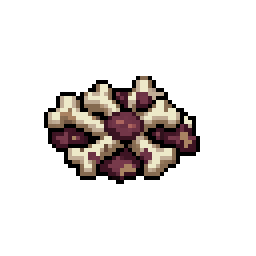
#> input picture docs/art/battle-remains-meat-v2-20261123/PL-F1/image.png, 64 x 64 px, found by its file name (shown 4 times larger)
$ python build_preview.py
#> lines starting #> are read from the running program, lines starting #| are printed output that depends on the picture
"""Package provider images only; no repainting. Native PL x4, G concept thumbnails."""
from pathlib import Path
from PIL import Image, ImageDraw, ImageFont

ROOT = Path(__file__).resolve().parent
BG = (31,33,40,255)
def label(draw, point, value, size=23, color='#d8d6ce', bold=False):
    draw.text(point, value, font=ImageFont.truetype('C:/Windows/Fonts/segoeui'+('b' if bold else '')+'.ttf',size),fill=color)

def build(provider):
#> called with provider = 'pixellab'
    sheet = Image.new('RGBA',(1400,420),BG)
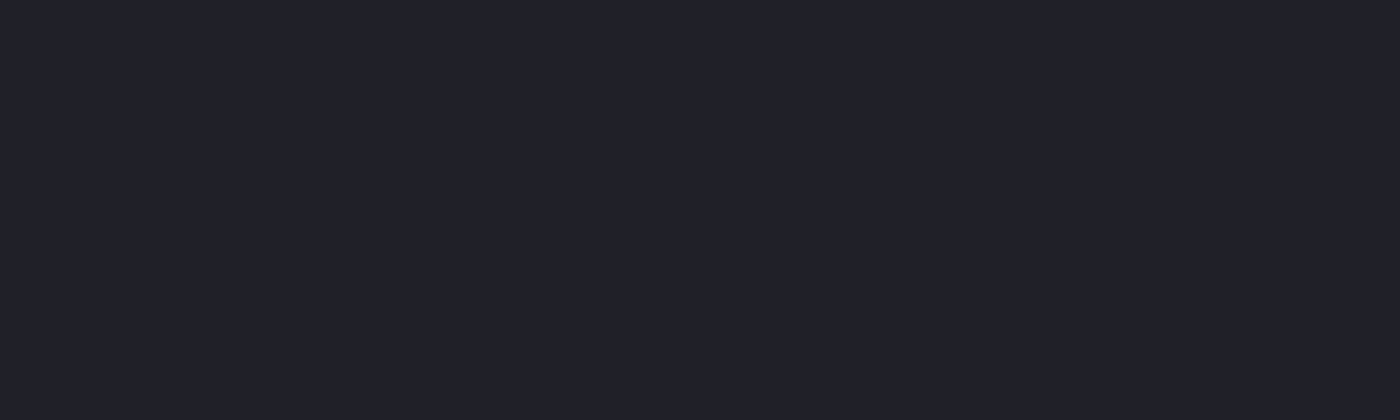
#> sheet: PIL image 1400x420 RGBA; mean R, G, B, A 31, 33, 40, 255
    draw = ImageDraw.Draw(sheet)
    is_pl = provider == 'pixellab'
    label(draw,(24,17),'PixelLab · PL9–PL13' if is_pl else 'Мои варианты · G1–G5',30,bold=True)
    label(draw,(24,64),'Разные формы костей внутри одной кучки',22,color='#b7b5ad')
    label(draw,(24,386),'64×64 · увеличение ×4 без сглаживания' if is_pl else 'Концепты imagegen · уменьшенные превью, увеличение без сглаживания',18,color='#989ba5')
    for i in range(5):
        identifier = f'PL{i+9}' if is_pl else f'G{i+1}'
        source_id = 'PL11-clean' if identifier == 'PL11' else identifier
        source = ROOT/'pixellab'/source_id/'image.png' if is_pl else ROOT/'imagegen'/(identifier+'.png')
        im = Image.open(source).convert('RGBA')
#> im is the input picture: PIL image 64x64 RGBA; mean R, G, B, A 20.1, 16.1, 14.5, 46.3
        if not is_pl:
            # Alpha threshold only finds framing bounds; original RGB/alpha are preserved.
            box = im.getchannel('A').point(lambda a:255 if a>=128 else 0).getbbox()
            tile = Image.new('RGBA',(64,64))
            crop = im.crop(box)
            crop.thumbnail((54,39),Image.Resampling.NEAREST)
            tile.alpha_composite(crop,((64-crop.width)//2,(64-crop.height)//2))
            im = tile
        assert im.size == (64,64)
        cx = 140 + 280*i
        label(draw,(cx-32,107),identifier,26,bold=True)
        sheet.alpha_composite(im.resize((256,256),Image.Resampling.NEAREST),(cx-128,133))
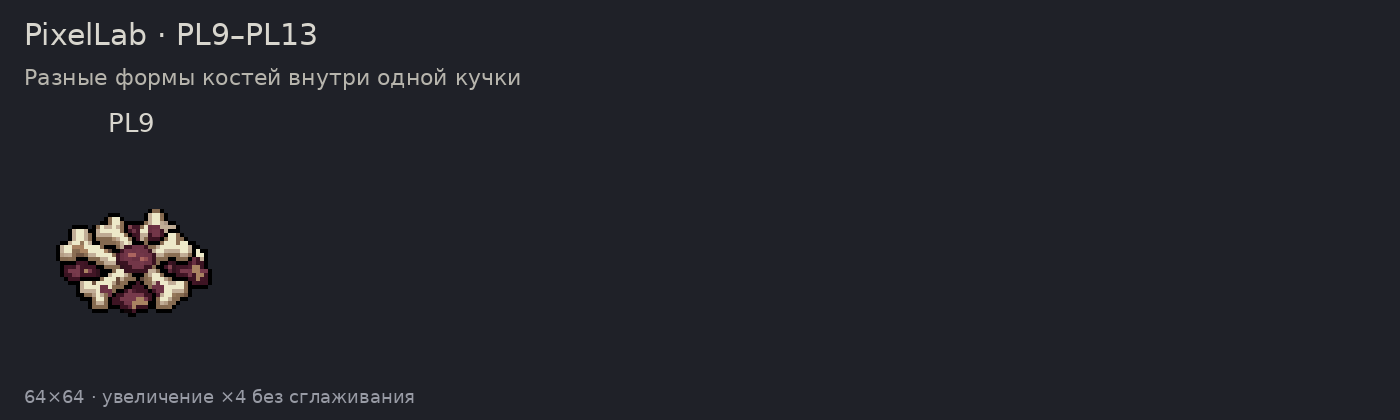
#> sheet: PIL image 1400x420 RGBA; mean R, G, B, A 34.1, 35.6, 42.2, 255
    sheet.convert('RGB').save(ROOT/(provider+'-five.png'))
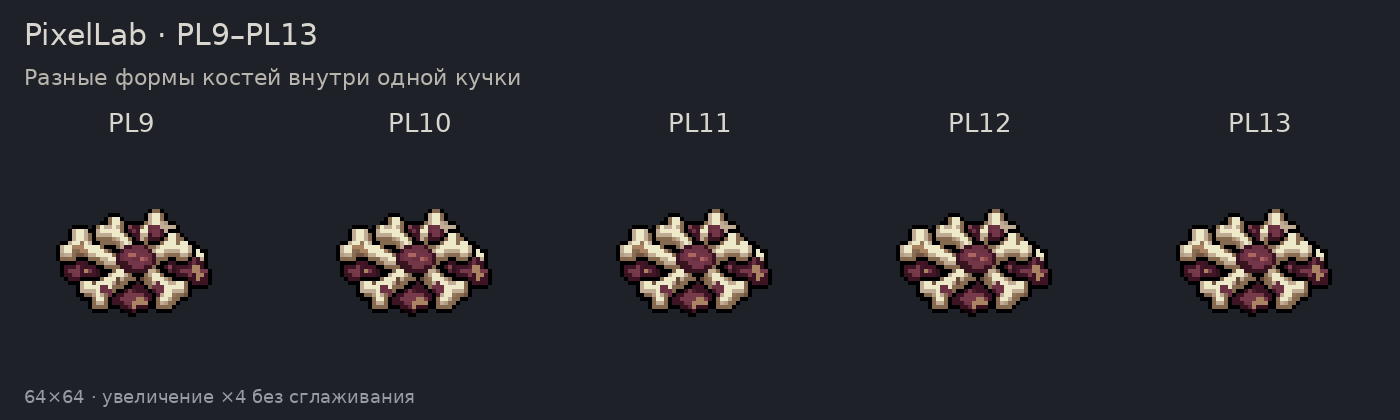
#> saved as pixellab-five.png: PIL image 1400x420 RGB; mean R, G, B 41, 40.5, 45.8

if __name__ == '__main__':
    build('pixellab')
    build('imagegen')
#> (the run stopped early here; a loop or call above may not have finished)
